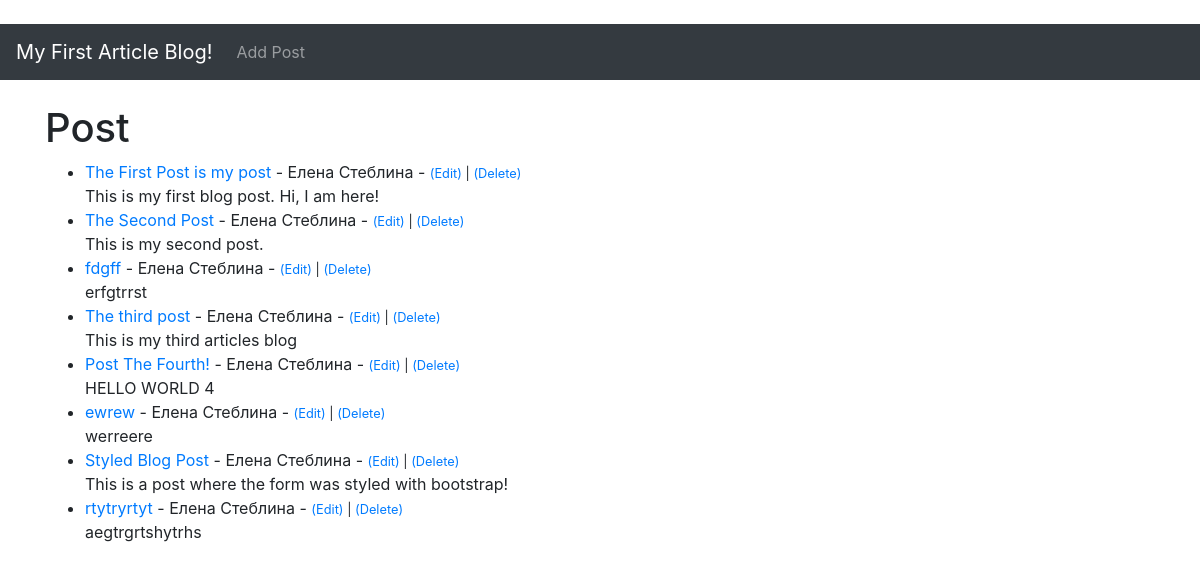
Before: / with the older database file.
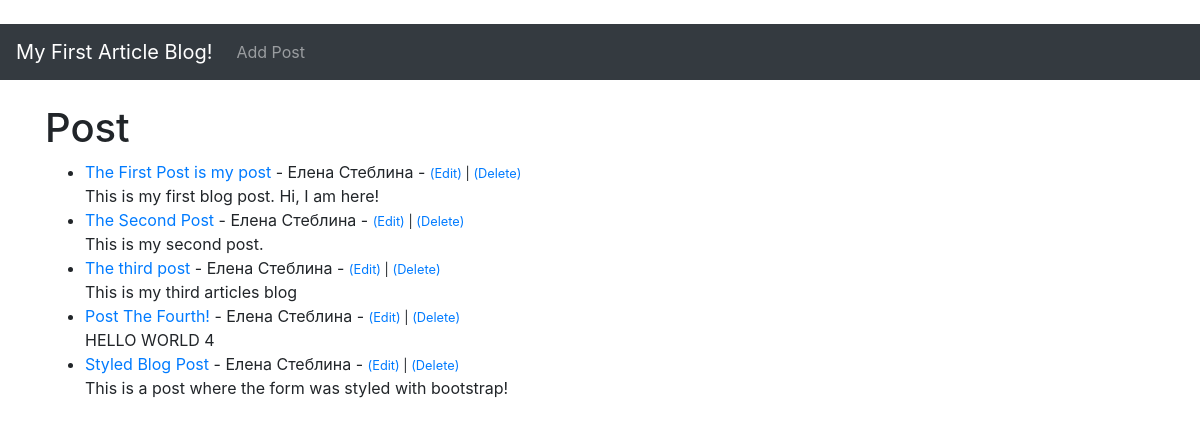
After: the same page with the newer database file.
### theblog/models.py (models this page shows, shortened)
class Post(models.Model):
    title = models.CharField(max_length=255)
    title_tag = models.CharField(max_length=255)
    author = models.ForeignKey(User, on_delete=models.CASCADE)
    body = models.TextField()

### theblog/views.py (the view)
# urls.py: path('', HomeView.as_view(), name='home'),
class HomeView(ListView):
    model = Post
    template_name = 'theblog/home.html'

### theblog/templates/theblog/home.html
{% extends 'theblog/base.html' %}
{% block content %}
<h1>Post</h1>
<ul>
{% for post in object_list %}
    <li><a href="{% url 'article-detail' post.pk %}">
        {{ post.title }}</a> - {{ post.author.first_name }} {{ post.author.last_name }} - <small><a href="{% url 'update_post' post.pk %}">(Edit)</a> |
                                                                                                <a href="{% url 'delete_post' post.pk %}">(Delete)</a></small>
        <br />
        {{ post.body }}
    </li>
{% endfor %}
</ul>
{% endblock %}

Changed rows visible on the page:
removed Post: title "fdgff", author.first_name "Елена", author.last_name "Стеблина", body "erfgtrrst"
removed Post: title "ewrew", author.first_name "Елена", author.last_name "Стеблина", body "werreere"
removed Post: title "rtytryrtyt", author.first_name "Елена", author.last_name "Стеблина", body "aegtrgrtshytrhs"
